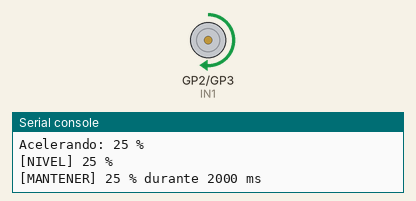
Bench run of a program on a simulated Raspberry Pi Pico running MicroPython. Parts: motor-driver pin pairs drawn as motors (green arrow = first pin HIGH = forward, orange = second pin HIGH = backward, longer = more drive, scaled by the enable pin), the last lines printed to the serial console.

Above: at 2.2 s.
At 23.0 s:
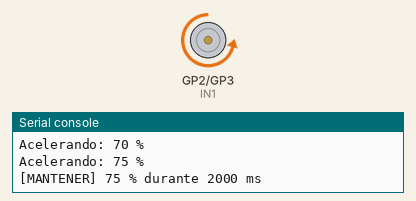
At 26.5 s:
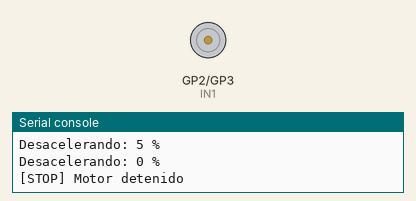
At 38.1 s:
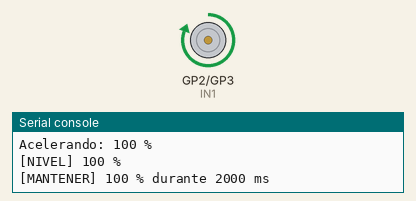
Timing chart, 0 to 39.6 s (numbered marks = the images above):
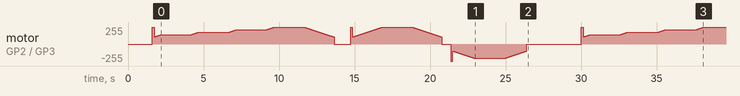

Measured:
- by itself, motor on GP2 (IN1) / GP3 (IN2): stopped → forward 255/255 at 1.6 s, → forward 110/255 0.12 s later, → forward 117/255 0.10 s later, → forward 125/255 0.10 s later, … (134 changes in this stretch)

The program:

main.py
```python
# =========================================================================
#  RETO 06 - Smart Motor Controller
#  Sesion 06: PWM + Puente H (L298N) + Motor DC
#  Angel Rugerio Jiménez #201720
#  Axel Garcia Arellano #201251
#
#  IN1/IN2 deciden hacia donde gira el motor, y el ENA (PWM) que tan
#  rapido. Toda la velocidad cambia por rampas <ramp_to()> y el sentido solo se
#  invierte con el motor en 0 %, por seguridad del motor.
#
#  Dejamos los botones y el potenciometro aunque no se usan, porque pues venian
#  en la plantilla.
# =========================================================================

from machine import Pin, PWM
from time import sleep_ms

# ===== Cosas para el funcionamiento físico =====
# Ajustes del motor físico
PWM_FREQ = 100      # Hz. Frecuencia baja = mas torque en motores pequeños
MIN_DUTY = 40       # % real minimo con el que el motor SI gira (evitar la zona muerta)
KICK_MS = 120       # Empujon al 100 % cuando arranca desde 0 (reposo)

# Pines del puente H
IN1 = Pin(2, Pin.OUT)   # GP2 - direccion
IN2 = Pin(3, Pin.OUT)   # GP3 - direccion
ENA = PWM(Pin(4))       # GP4 - velocidad por PWM
ENA.freq(PWM_FREQ)      # Asignamos la frecuencia

# Todo en 0 desde el inicio para que el motor no se mueva al encender la Pico, por seguridad
IN1.value(0)
IN2.value(0)
ENA.duty_u16(0)

# Parametros de la demostracion
PASO_RAMPA = 5              # % que cambia la velocidad en cada paso
DELAY_RAMPA_MS = 100        # Tiempo entre pasos -> 0 a 100 % en 2 s
MANTENER_MS = 2000          # Tiempo sostenido a velocidad constante
PAUSA_INVERSION_MS = 500    # Motor detenido antes de cambiar el sentido
PAUSA_CICLO_MS = 3000       # Descanso entre una demostracion completa y la siguiente
NIVELES = [25, 50, 75, 100] # Niveles donde se va a sostener el motor

# Constantes numericas para la direccion
DETENIDO = 0
ADELANTE = 1
REVERSA = 2

# Variables globales de control
velocidad_actual = 0
direccion_actual = DETENIDO


# ===== Funciones base =====
# Traduce el % logico (0-100) a duty real saltando la zona muerta
def duty_real(percent):
    if percent == 0:
        return 0
    real = MIN_DUTY + (100 - MIN_DUTY) * percent / 100
    return int(real * 65535 / 100)

def set_speed(percent):
    global velocidad_actual
    percent = int(max(0, min(100, percent)))   # 0 <= percent <= 100

    # Si venimos de 0 y vamos a movernos, metemos el empujon para vencer la inercia
    if velocidad_actual == 0 and percent > 0:
        ENA.duty_u16(65535)
        sleep_ms(KICK_MS)

    ENA.duty_u16(duty_real(percent))
    velocidad_actual = percent


# ===== Funciones de movimiento =====
def forward():
    global direccion_actual
    IN1.value(1)
    IN2.value(0)
    direccion_actual = ADELANTE

def reverse():
    global direccion_actual
    IN1.value(0)
    IN2.value(1)
    direccion_actual = REVERSA

def stop():
    global direccion_actual
    set_speed(0)
    IN1.value(0)
    IN2.value(0)
    direccion_actual = DETENIDO


# ===== TODO 1: DO 04 ---> rampas de velocidad =====
# Sube o baja de start a end de step en step. range() excluye su limite,
# asi que al final se fija end a mano: la rampa siempre termina exacta,
# aunque la distancia no sea multiplo del paso (ej. 0 -> 75 con paso 10).
def ramp_to(start, end, step=10, delay_ms=100):
    if start == end:
        set_speed(end)
        return

    if start < end:
        paso = step
        etiqueta = "Acelerando"
    else:
        paso = -step            # Si start > end, el paso debe ser negativo
        etiqueta = "Desacelerando"

    for speed in range(start, end, paso):
        set_speed(speed)
        print(f"{etiqueta}: {speed} %")
        sleep_ms(delay_ms)

    set_speed(end)
    print(f"{etiqueta}: {end} %")


# === Cambio de dirección ===
# Nunca se invierte en movimiento, primero se pone la rampa a 0 %, pausa con el
# motor detenido y solo entonces se cambia IN1/IN2.
def cambiar_direccion(nueva):
    if nueva == direccion_actual:
        return

    if velocidad_actual > 0:
        print("[SEGURIDAD] Bajando a 0 % antes de cambiar de direccion")
        ramp_to(velocidad_actual, 0, PASO_RAMPA, DELAY_RAMPA_MS)

    stop()
    sleep_ms(PAUSA_INVERSION_MS)

    if nueva == ADELANTE:
        print("[DIRECCION] FORWARD")
        forward()
    elif nueva == REVERSA:
        print("[DIRECCION] REVERSE")
        reverse()


def mantener(ms):
    print(f"[MANTENER] {velocidad_actual} % durante {ms} ms")
    sleep_ms(ms)


# === Etapas de la demostración ===
# Se cambian las velocidades al 25/50/75/100 %. Entre niveles se usan las
# rampas, para que ningun cambio de velocidad sea un escalon.
def prueba_niveles():
    print("\n########## PRUEBA DE VELOCIDADES (DO 04) ##########")
    cambiar_direccion(ADELANTE)
    for nivel in NIVELES:
        ramp_to(velocidad_actual, nivel, PASO_RAMPA, DELAY_RAMPA_MS)
        print(f"[NIVEL] {nivel} %")
        mantener(MANTENER_MS)
    ramp_to(velocidad_actual, 0, PASO_RAMPA, DELAY_RAMPA_MS)
    print("[STOP] Motor detenido")
    stop()
    sleep_ms(PAUSA_INVERSION_MS)


# ===== TODO 2: Secuencia del CHALLENGE 06 ---> forward, rampa, hold, rampa... =====
def secuencia_challenge():
    print("\n########## CHALLENGE 06 ##########")
    cambiar_direccion(ADELANTE)                                 # 1) FORWARD
    ramp_to(0, 100, PASO_RAMPA, DELAY_RAMPA_MS)                 # 2) rampa 0 -> 100
    mantener(MANTENER_MS)                                       # 3) mantener 2 s
    cambiar_direccion(REVERSA)                                  # 4) rampa 100 -> 0 (gracias al if de seguridad) y 5) REVERSE (ya en 0 %)
    ramp_to(0, 75, PASO_RAMPA, DELAY_RAMPA_MS)                  # 6) rampa 0 -> 75
    mantener(MANTENER_MS)                                       # 7) mantener 2 s
    ramp_to(75, 0, PASO_RAMPA, DELAY_RAMPA_MS)                  # 8) rampa 75 -> 0
    print("[STOP] Motor detenido")
    stop()                                                      # 9) STOP


# ===== Inicio =====
print("RETO 06 - SMART MOTOR CONTROLLER")
print(f"Pines: GP2 = IN1, GP3 = IN2, GP4 = ENA/PWM @ ({PWM_FREQ} Hz)")
print(f"Zona muerta compensada: 1 % logico = {MIN_DUTY} % real")
stop()
sleep_ms(1000)

# La demostracion se repite en ciclos
numero_ciclo = 0

while True:
    numero_ciclo += 1
    print(60 * "=")
    print(f"    CICLO {numero_ciclo}")
    prueba_niveles()
    secuencia_challenge()
    sleep_ms(PAUSA_CICLO_MS)
```
